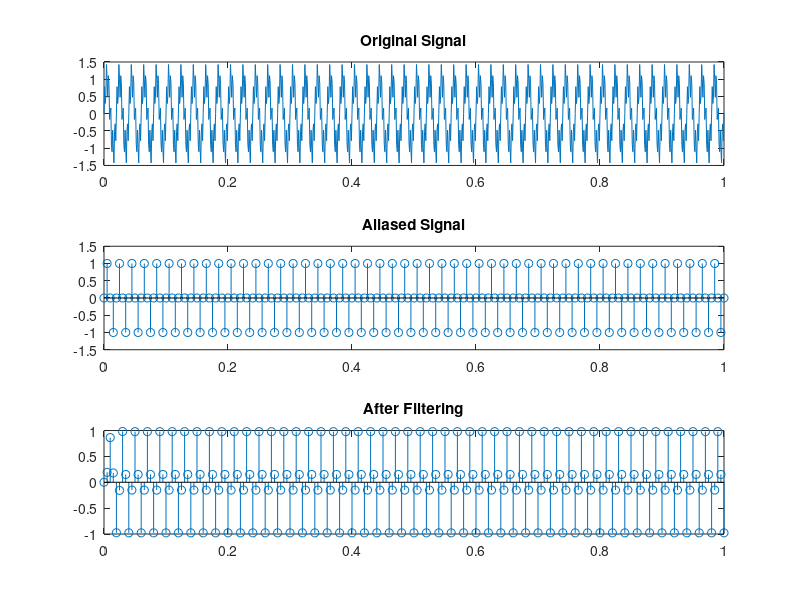

Write the MATLAB code that produced this figure.
%{
Problem 23: Aliasing + Filtering Combined
    •   Create aliased signal
    •   Apply anti-aliasing filter
    •   Analyze improvement
%}

clc; clear; close all;

Fs = 1000;
t = 0:1/Fs:1;

% Original signal
x = sin(2*pi*50*t) + 0.5*sin(2*pi*300*t);

% Anti-aliasing filter
[b,a] = butter(4,80/(Fs/2));
xf = filter(b,a,x);

% Low sampling rate
Fs2 = 200;
t2 = 0:1/Fs2:1;

% Sample signals
alias = interp1(t,x,t2);
filtered = interp1(t,xf,t2);

subplot(3,1,1)
plot(t,x)
title('Original Signal')

subplot(3,1,2)
stem(t2,alias)
title('Aliased Signal')

subplot(3,1,3)
stem(t2,filtered)
title('After Filtering')
